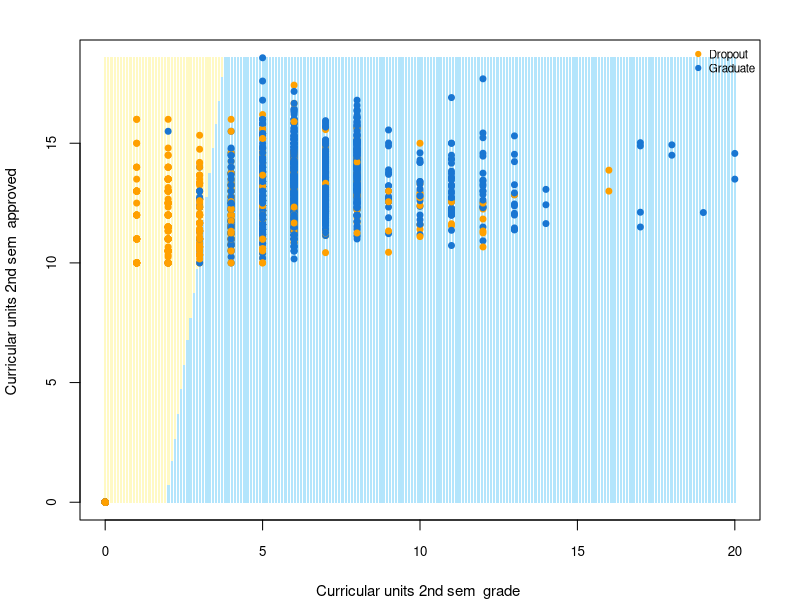
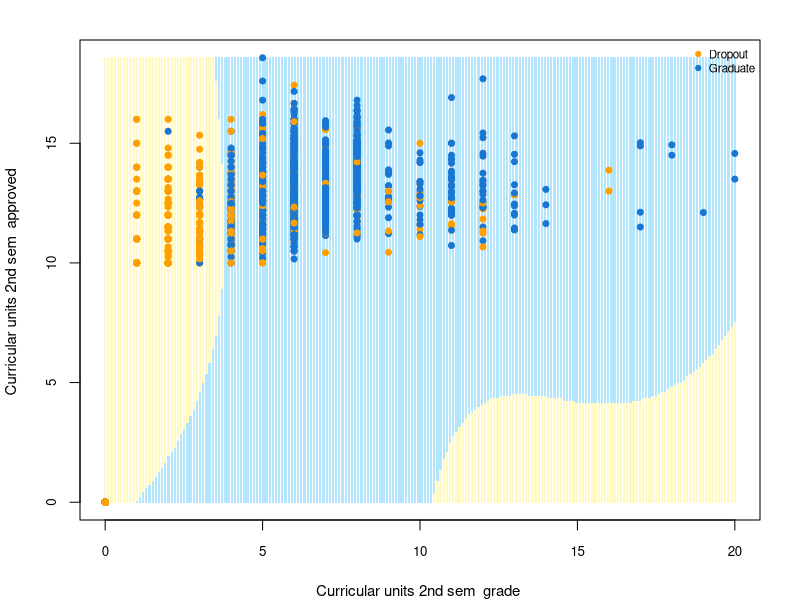
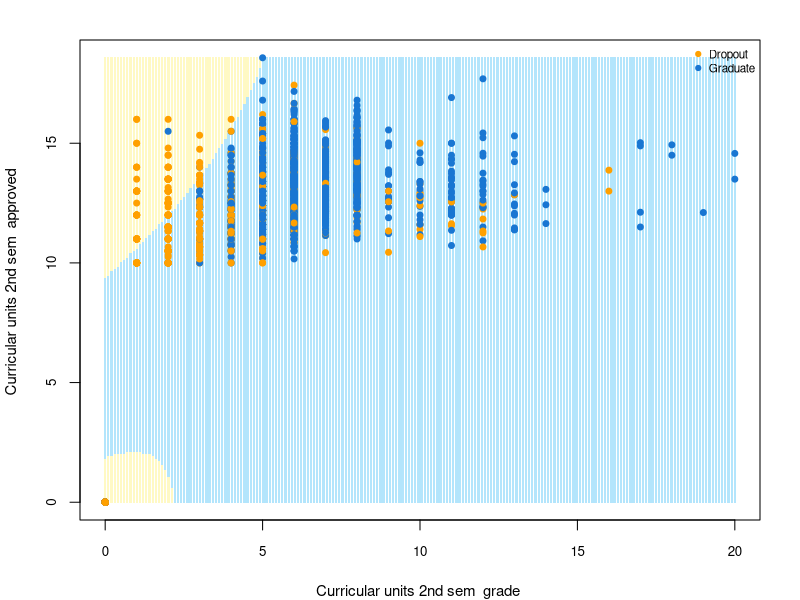

These charts were generated, in order, by the following R code:
## ---- chunk 1
knitr::opts_chunk$set(
  echo = FALSE,          # Hide code by default in output
  message = FALSE,       # Hide package loading messages
  warning = FALSE,       # Hide warnings
  fig.width = 10,
  fig.height = 6,
  fig.align = "center"
)

# Load required libraries
library(tidyverse)
library(ggplot2)
library(e1071)
library(caret)
## ---- chunk 2
# Load the dataset from the project data folder
student_data <- read_csv("../../data/preprocessed_data.csv")

# Filter to keep only Dropout and Graduate (remove Enrolled)
student_data <- student_data %>%
  filter(Target %in% c("Dropout", "Graduate"))

# Convert Target to factor with only 2 levels
student_data$Target <- factor(student_data$Target, levels = c("Dropout", "Graduate"))
## ---- chunk 3
numeric_cols <- sapply(student_data, is.numeric)
features <- names(student_data)[numeric_cols]
# Remove Target if it's numeric
features <- features[features != "Target"]

results <- data.frame(
  Feature = character(),
  F_value = numeric(),
  p_value = numeric(),
  stringsAsFactors = FALSE
)

for (feat in features) {
  formula <- as.formula(paste(feat, "~ Target"))
  anova_result <- aov(formula, data = student_data)
  summary_anova <- summary(anova_result)
  
  results <- rbind(
    results,
    data.frame(
      Feature = feat,
      F_value = round(summary_anova[[1]]$`F value`[1], 2),
      p_value = sprintf("%.3f", summary_anova[[1]]$`Pr(>F)`[1])
    )
  )
}

results <- results[order(-results$F_value), ]
knitr::kable(head(results, 5), caption = "Top 5 Features by F-statistic")
## ---- chunk 4
# Get the top 2 features (excluding Target)
top_feature_1 <- as.character(results$Feature[1])
top_feature_2 <- as.character(results$Feature[2])

# Create marks dataframe with selected features
marks <- data.frame(
  x.1 = student_data[[top_feature_1]],
  x.2 = student_data[[top_feature_2]],
  y = as.factor(student_data$Target)
)

# Remove rows with NA values if any exist
marks <- na.omit(marks)
## ---- chunk 5
# Create summary table
data_summary <- data.frame(
  Metric = c("Total Observations", "Target Classes"),
  Value = c(nrow(marks), paste(levels(marks$y), collapse=", "))
)

knitr::kable(data_summary, align = 'c', caption = "Dataset Summary")
## ---- chunk 6
set.seed(123)
trainIndex <- createDataPartition(marks$y, p = 0.8, list = FALSE)
train_data <- marks[trainIndex, ]
test_data <- marks[-trainIndex, ]
## ---- chunk 7
# Create split summary table
split_summary <- data.frame(
  Dataset = c("Training", "Testing"),
  Observations = c(nrow(train_data), nrow(test_data)),
  Percentage = c(
    paste0(round(nrow(train_data)/nrow(marks)*100, 1), "%"),
    paste0(round(nrow(test_data)/nrow(marks)*100, 1), "%")
  )
)

knitr::kable(split_summary, align = 'c', caption = "Train/Test Split")
## ---- chunk 8
svm_linear <- svm(y ~ x.1 + x.2, data = train_data, kernel = "linear", cost = 1)
svm_radial <- svm(y ~ x.1 + x.2, data = train_data, kernel = "radial", cost = 10, gamma = 0.1)
svm_poly <- svm(y ~ x.1 + x.2, data = train_data, kernel = "polynomial", cost = 1, degree = 3)
## ---- chunk 9
pred_linear <- predict(svm_linear, test_data)
pred_radial <- predict(svm_radial, test_data)
pred_poly <- predict(svm_poly, test_data)
## ---- chunk 10
# Get predictions for the grid
x1_range <- range(train_data$x.1)
x2_range <- range(train_data$x.2)

x1_seq <- seq(x1_range[1], x1_range[2], length.out = 200)
x2_seq <- seq(x2_range[1], x2_range[2], length.out = 200)

grid <- expand.grid(x.1 = x1_seq, x.2 = x2_seq)
grid$pred <- predict(svm_linear, grid)

# Create colors for binary classification (Yellow for Dropout, Blue for Graduate)
cols <- c("#FFF9C4", "#B3E5FC")

# Set up plot with smaller margins
par(mar = c(4, 4, 2, 2))

# Plot decision regions
plot(grid$x.1, grid$x.2, col = cols[as.numeric(grid$pred)], pch = 15, cex = 0.3,
     xlab = gsub("\\.", " ", top_feature_2),
     ylab = gsub("\\.", " ", top_feature_1),
     main = "",
     cex.lab = 0.9, cex.axis = 0.8)

# Add training points
points(train_data$x.1, train_data$x.2, 
       col = c("#FFA000", "#1976D2")[as.numeric(train_data$y)],
       pch = 19, cex = 0.8)

# Add simple legend
legend("topright", 
       legend = levels(train_data$y),
       col = c("#FFA000", "#1976D2"),
       pch = 19,
       cex = 0.7,
       bty = "n")
## ---- chunk 11
cm_linear <- confusionMatrix(pred_linear, test_data$y)

# Display confusion matrix as a table
knitr::kable(cm_linear$table, 
             caption = "Linear Kernel - Confusion Matrix",
             align = 'c')
## ---- chunk 12
metrics_linear <- data.frame(
  Metric = c("Accuracy", "Sensitivity", "Specificity", "Kappa"),
  Value = c(
    round(cm_linear$overall['Accuracy'], 4),
    round(cm_linear$byClass['Sensitivity'], 4),
    round(cm_linear$byClass['Specificity'], 4),
    round(cm_linear$overall['Kappa'], 4)
  )
)

knitr::kable(metrics_linear, 
             caption = "Linear Kernel - Performance Metrics",
             align = 'c')
## ---- chunk 13
# Get predictions for the grid
grid$pred <- predict(svm_radial, grid)

# Set up plot
par(mar = c(4, 4, 2, 2))

# Plot decision regions
plot(grid$x.1, grid$x.2, col = cols[as.numeric(grid$pred)], pch = 15, cex = 0.3,
     xlab = gsub("\\.", " ", top_feature_2),
     ylab = gsub("\\.", " ", top_feature_1),
     main = "",
     cex.lab = 0.9, cex.axis = 0.8)

# Add training points
points(train_data$x.1, train_data$x.2, 
       col = c("#FFA000", "#1976D2")[as.numeric(train_data$y)],
       pch = 19, cex = 0.8)

# Add legend
legend("topright", 
       legend = levels(train_data$y),
       col = c("#FFA000", "#1976D2"),
       pch = 19,
       cex = 0.7,
       bty = "n")
## ---- chunk 14
cm_radial <- confusionMatrix(pred_radial, test_data$y)

# Display confusion matrix as a table
knitr::kable(cm_radial$table, 
             caption = "Radial Kernel - Confusion Matrix",
             align = 'c')
## ---- chunk 15
metrics_radial <- data.frame(
  Metric = c("Accuracy", "Sensitivity", "Specificity", "Kappa"),
  Value = c(
    round(cm_radial$overall['Accuracy'], 4),
    round(cm_radial$byClass['Sensitivity'], 4),
    round(cm_radial$byClass['Specificity'], 4),
    round(cm_radial$overall['Kappa'], 4)
  )
)

knitr::kable(metrics_radial, 
             caption = "Radial Kernel - Performance Metrics",
             align = 'c')
## ---- chunk 16
cm_poly <- confusionMatrix(pred_poly, test_data$y)

# Display confusion matrix as a table
knitr::kable(cm_poly$table, 
             caption = "Polynomial Kernel - Confusion Matrix",
             align = 'c')

# Display key metrics as a table
metrics_poly <- data.frame(
  Metric = c("Accuracy", "Sensitivity", "Specificity", "Kappa"),
  Value = c(
    round(cm_poly$overall['Accuracy'], 4),
    round(cm_poly$byClass['Sensitivity'], 4),
    round(cm_poly$byClass['Specificity'], 4),
    round(cm_poly$overall['Kappa'], 4)
  )
)

knitr::kable(metrics_poly, 
             caption = "Polynomial Kernel - Performance Metrics",
             align = 'c')
## ---- chunk 17
# Get predictions for the grid
grid$pred <- predict(svm_poly, grid)

# Set up plot
par(mar = c(4, 4, 2, 2))

# Plot decision regions
plot(grid$x.1, grid$x.2, col = cols[as.numeric(grid$pred)], pch = 15, cex = 0.3,
     xlab = gsub("\\.", " ", top_feature_2),
     ylab = gsub("\\.", " ", top_feature_1),
     main = "",
     cex.lab = 0.9, cex.axis = 0.8)

# Add training points
points(train_data$x.1, train_data$x.2, 
       col = c("#FFA000", "#1976D2")[as.numeric(train_data$y)],
       pch = 19, cex = 0.8)

# Add legend
legend("topright", 
       legend = levels(train_data$y),
       col = c("#FFA000", "#1976D2"),
       pch = 19,
       cex = 0.7,
       bty = "n")
## ---- chunk 18
comparison_results <- data.frame(
  Model = c("Linear", "Radial", "Polynomial"),
  Accuracy = c(cm_linear$overall['Accuracy'],
               cm_radial$overall['Accuracy'],
               cm_poly$overall['Accuracy'])
)

knitr::kable(comparison_results, digits = 3, caption = "Model Accuracy Comparison")
